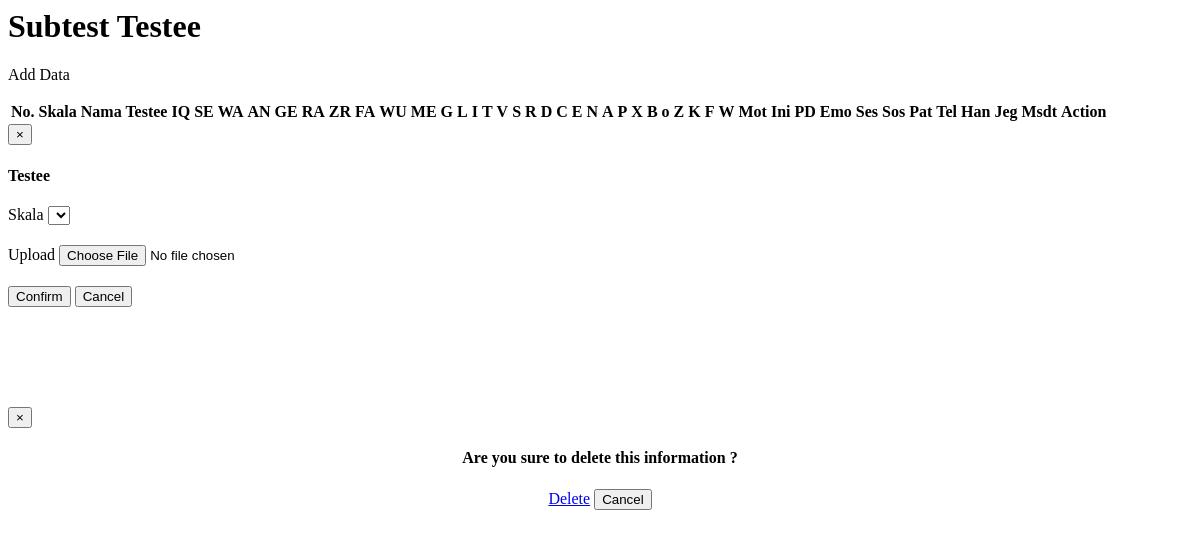
Before: /subtestee.php with the older database file.
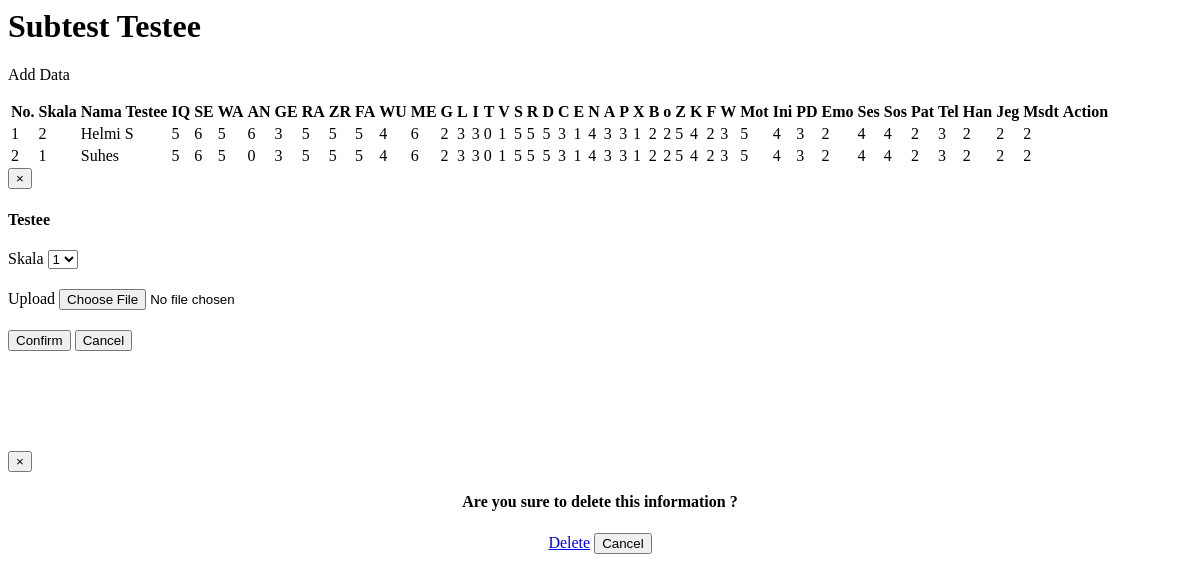
After: the same page with the newer database file.
### tables this page shows
CREATE TABLE `subtestee_testee` (
  `id` bigint(11) NOT NULL AUTO_INCREMENT,
  `id_skala` bigint(11) NOT NULL,
  `nama` varchar(200) NOT NULL,
  `iq` int(10) NOT NULL,
  `se` int(10) NOT NULL,
  `wa` int(10) NOT NULL,
  `an` int(10) NOT NULL,
  `ge` int(10) NOT NULL,
  `ra` int(10) NOT NULL,
  `zr` int(10) NOT NULL,
  `fa` int(10) NOT NULL,
  `wu` int(10) NOT NULL,
  `me` int(10) NOT NULL,
  `g` int(10) NOT NULL,
  `l` int(10) NOT NULL,
  `i` int(10) NOT NULL,
  `t` int(10) NOT NULL,
  `v` int(10) NOT NULL,
  `s` int(10) NOT NULL,
  `r` int(10) NOT NULL,
  `d` int(10) NOT NULL,
  `c` int(10) NOT NULL,
  `e` int(10) NOT NULL,
  `n` int(10) NOT NULL,
  `a` int(10) NOT NULL,
  `p` int(10) NOT NULL,
  `x` int(10) NOT NULL,
  `b` int(10) NOT NULL,
  `o` int(10) NOT NULL,
  `z` int(10) NOT NULL,
  `k` int(10) NOT NULL,
  `f` int(10) NOT NULL,
  `w` int(10) NOT NULL,
  `mot` int(10) NOT NULL,
  `ini` int(10) NOT NULL,
  `pd` int(10) NOT NULL,
  `emo` int(10) NOT NULL,
  `ses` int(10) NOT NULL,
  `sos` int(10) NOT NULL,
  `pat` int(10) NOT NULL,
  `tel` int(10) NOT NULL,
  `han` int(10) NOT NULL,
  `jeg` int(10) NOT NULL,
  `msdt` int(10) NOT NULL,
  PRIMARY KEY (`id`)
);

CREATE TABLE `skala` (
  `id` bigint(11) NOT NULL AUTO_INCREMENT,
  `nama` varchar(50) NOT NULL,
  PRIMARY KEY (`id`)
);

### subtestee.php (the view, shortened to what the changed rows need)
<div class="page-header">
    <h1>
        Subtest Testee
    </h1>
</div>
<div class="row">
    <div class="col-xs-12">
        <table id="example" class="table table-striped table-bordered" style="overflow: auto;">
            <thead>
            <th>No.</th>
            <th>Skala</th>
            <th>Nama Testee</th>
            <th>IQ</th>
            <th>SE</th>
            <th>WA</th>
            <th>AN</th>
            <th>GE</th>
            <th>RA</th>
            <th>ZR</th>
            <th>FA</th>
            <th>WU</th>
            <th>ME</th>
            <th>G</th>
            <th>L</th>
            <th>I</th>
            <th>T</th>
            <th>V</th>
            <th>S</th>
            <th>R</th>
            <th>D</th>
            <th>C</th>
            <th>E</th>
            <th>N</th>
            <th>A</th>
            <th>P</th>
            <th>X</th>
            <th>B</th>
            <th>o</th>
            <th>Z</th>
            <th>K</th>
            <th>F</th>
            <th>W</th>
            <th>Mot</th>
            <th>Ini</th>
            <th>PD</th>
            <th>Emo</th>
            <th>Ses</th>
            <th>Sos</th>
            <th>Pat</th>
            <th>Tel</th>
            <th>Han</th>
            <th>Jeg</th>
            <th>Msdt</th>
            <th>Action</th>
            </thead>
            <?php
            $no = 0;
            $qSkala = mysql_query("SELECT st.*, s.nama nama_skala FROM subtestee_testee st
                        LEFT OUTER JOIN skala s on st.id_skala = s.id");
            while ($dataSkala = mysql_fetch_array($qSkala)) {
                $no++;
                ?>
                <tr>
                    <td><?php echo $no; ?></td>
                    <td><?php echo $dataSkala['nama_skala']; ?></td>
                    <td><?php echo $dataSkala['nama']; ?></td>
                    <td><?php echo $dataSkala['iq']; ?></td>
                    <td><?php echo $dataSkala['se']; ?></td>
                    <td><?php echo $dataSkala['wa']; ?></td>
                    <td><?php echo $dataSkala['an']; ?></td>
                    <td><?php echo $dataSkala['ge']; ?></td>
                    <td><?php echo $dataSkala['ra']; ?></td>
                    <td><?php echo $dataSkala['zr']; ?></td>
                    <td><?php echo $dataSkala['fa']; ?></td>
                    <td><?php echo $dataSkala['wu']; ?></td>
                    <td><?php echo $dataSkala['me']; ?></td>
                    <td><?php echo $dataSkala['g']; ?></td>
                    <td><?php echo $dataSkala['l']; ?></td>
                    <td><?php echo $dataSkala['i']; ?></td>
                    <td><?php echo $dataSkala['t']; ?></td>
                    <td><?php echo $dataSkala['v']; ?></td>
                    <td><?php echo $dataSkala['s']; ?></td>
                    <td><?php echo $dataSkala['r']; ?></td>
                    <td><?php echo $dataSkala['d']; ?></td>
                    <td><?php echo $dataSkala['c']; ?></td>
                    <td><?php echo $dataSkala['e']; ?></td>
                    <td><?php echo $dataSkala['n']; ?></td>
                    <td><?php echo $dataSkala['a']; ?></td>
                    <td><?php echo $dataSkala['p']; ?></td>
                    <td><?php echo $dataSkala['x']; ?></td>
                    <td><?php echo $dataSkala['b']; ?></td>
                    <td><?php echo $dataSkala['o']; ?></td>
                    <td><?php echo $dataSkala['z']; ?></td>
                    <td><?php echo $dataSkala['k']; ?></td>
                    <td><?php echo $dataSkala['f']; ?></td>
                    <td><?php echo $dataSkala['w']; ?></td>
                    <td><?php echo $dataSkala['mot']; ?></td>
                    <td><?php echo $dataSkala['ini']; ?></td>
                    <td><?php echo $dataSkala['pd']; ?></td>
                    <td><?php echo $dataSkala['emo']; ?></td>
                    <td><?php echo $dataSkala['ses']; ?></td>
                    <td><?php echo $dataSkala['sos']; ?></td>
                    <td><?php echo $dataSkala['pat']; ?></td>
                    <td><?php echo $dataSkala['tel']; ?></td>
                    <td><?php echo $dataSkala['han']; ?></td>
                    <td><?php echo $dataSkala['jeg']; ?></td>
                    <td><?php echo $dataSkala['msdt']; ?></td>
                    <td>
                    </td>
                </tr>
            <?php } ?>
        </table>
        <div id="ModalAdd" class="modal fade" tabindex="-1" role="dialog" aria-labelledby="myModalLabel" aria-hidden="true">
            <div class="modal-dialog">
                <div class="modal-content">
                    <div class="modal-body">
                        <form action="act/subtesteeAdd.php" name="modal_popup" enctype="multipart/form-data" method="POST">
                            <div class="form-group" style="padding-bottom: 20px;">
                                <label for="Modal Name">Skala</label>
                                <?php $qSkala = mysql_query("SELECT * FROM skala"); ?>
                                <select class="form-control" name="skala" id="form-field-select-1">
                                    <?php while ($dSkla = mysql_fetch_array($qSkala)) { ?>
                                        <option value="<?php echo $dSkla['id'] ?>"><?php echo $dSkla['nama'] ?></option>
                                    <?php } ?>
                                </select>
                            </div>
                        </form>
                    </div>
                </div>
            </div>
        </div>
    </div>
</div>

Changed rows visible on the page:
added subtestee_testee: id_skala.nama "2", nama "Helmi S", iq "5", se "6", wa "5", an "6", ge "3", ra "5", zr "5", fa "5", wu "4", me "6", g "2", l "3", i "3", t "0", v "1", s "5", r "5", d "5", c "3", e "1", n "4", a "3", p "3", x "1", b "2", o "2", z "5", k "4", f "2", w "3", mot "5", ini "4", pd "3", emo "2", ses "4", sos "4", pat "2", tel "3", han "2", jeg "2", msdt "2"
added subtestee_testee: id_skala.nama "1", nama "Suhes", iq "5", se "6", wa "5", an "0", ge "3", ra "5", zr "5", fa "5", wu "4", me "6", g "2", l "3", i "3", t "0", v "1", s "5", r "5", d "5", c "3", e "1", n "4", a "3", p "3", x "1", b "2", o "2", z "5", k "4", f "2", w "3", mot "5", ini "4", pd "3", emo "2", ses "4", sos "4", pat "2", tel "3", han "2", jeg "2", msdt "2"
Other visible differences:
form field skala: (not shown) → "1"
